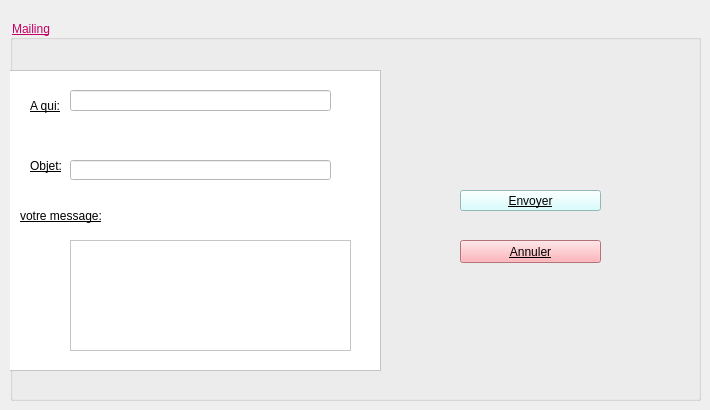
    <widget class="QWidget" name="page_3">
     <widget class="QGroupBox" name="groupBox_4">
      <property name="geometry">
       <rect>
        <x>10</x>
        <y>20</y>
        <width>691</width>
        <height>381</height>
       </rect>
      </property>
      <property name="styleSheet">
       <string notr="true">font: 75 26pt &quot;MS Shell Dlg 2&quot;;
text-decoration: underline;
color: rgb(198, 0, 99);</string>
      </property>
      <property name="title">
       <string>Mailing</string>
      </property>
      <widget class="QPushButton" name="pushButton_send">
       <property name="geometry">
        <rect>
         <x>450</x>
         <y>170</y>
         <width>141</width>
         <height>21</height>
        </rect>
       </property>
       <property name="styleSheet">
        <string notr="true">font: 75 9pt &quot;MS Shell Dlg 2&quot;;
color: rgb(0, 0, 0);
background-color: rgb(206, 255, 255);</string>
       </property>
       <property name="text">
        <string>Envoyer</string>
       </property>
      </widget>
      <widget class="QPushButton" name="pushButton_anmailbt">
       <property name="geometry">
        <rect>
         <x>450</x>
         <y>220</y>
         <width>141</width>
         <height>23</height>
        </rect>
       </property>
       <property name="styleSheet">
        <string notr="true">font: 75 9pt &quot;MS Shell Dlg 2&quot;;
color: rgb(0, 0, 0);
background-color: rgb(255, 158, 165);</string>
       </property>
       <property name="text">
        <string>Annuler</string>
       </property>
      </widget>
      <widget class="QFrame" name="frame">
       <property name="geometry">
        <rect>
         <x>-10</x>
         <y>50</y>
         <width>381</width>
         <height>301</height>
        </rect>
       </property>
       <property name="styleSheet">
        <string notr="true">background-color: rgb(255, 255, 255);</string>
       </property>
       <property name="frameShape">
        <enum>QFrame::StyledPanel</enum>
       </property>
       <property name="frameShadow">
        <enum>QFrame::Raised</enum>
       </property>
       <widget class="QLineEdit" name="linEdit_from">
        <property name="geometry">
         <rect>
          <x>70</x>
          <y>20</y>
          <width>261</width>
          <height>21</height>
         </rect>
        </property>
        <property name="styleSheet">
         <string notr="true">background-color: rgb(255, 255, 255);
color: rgb(0, 0, 0);
font: 8pt &quot;MS Shell Dlg 2&quot;;</string>
        </property>
       </widget>
       <widget class="QLabel" name="label_aquimb">
        <property name="geometry">
         <rect>
          <x>30</x>
          <y>20</y>
          <width>31</width>
          <height>31</height>
         </rect>
        </property>
        <property name="styleSheet">
         <string notr="true">font: 75 8pt &quot;MS Shell Dlg 2&quot;;
color: rgb(0, 0, 0);
border-color: rgb(0, 0, 0);
background-color: rgb(255, 255, 255);</string>
        </property>
        <property name="text">
         <string>A qui:</string>
        </property>
       </widget>
       <widget class="QLabel" name="label_objmb">
        <property name="geometry">
         <rect>
          <x>30</x>
          <y>80</y>
          <width>31</width>
          <height>31</height>
         </rect>
        </property>
        <property name="styleSheet">
         <string notr="true">font: 75 8pt &quot;MS Shell Dlg 2&quot;;
color: rgb(0, 0, 0);
border-color: rgb(0, 0, 0);
background-color: rgb(255, 255, 255);</string>
        </property>
        <property name="text">
         <string>Objet:</string>
        </property>
       </widget>
       <widget class="QTextEdit" name="textEdit_msg">
        <property name="geometry">
         <rect>
          <x>70</x>
          <y>170</y>
          <width>281</width>
          <height>111</height>
         </rect>
        </property>
        <property name="styleSheet">
         <string notr="true">color: rgb(0, 0, 0);
font: 8pt &quot;MS Shell Dlg 2&quot;;
background-color: rgb(255, 255, 255);</string>
        </property>
       </widget>
       <widget class="QLabel" name="label_msgmb">
        <property name="geometry">
         <rect>
          <x>20</x>
          <y>130</y>
          <width>81</width>
          <height>31</height>
         </rect>
        </property>
        <property name="styleSheet">
         <string notr="true">font: 75 8pt &quot;MS Shell Dlg 2&quot;;
color: rgb(0, 0, 0);
border-color: rgb(0, 0, 0);
background-color: rgb(255, 255, 255);</string>
        </property>
        <property name="text">
         <string>votre message:</string>
        </property>
       </widget>
       <widget class="QLineEdit" name="lineEdit_obj">
        <property name="geometry">
         <rect>
          <x>70</x>
          <y>90</y>
          <width>261</width>
          <height>20</height>
         </rect>
        </property>
        <property name="styleSheet">
         <string notr="true">color: rgb(0, 0, 0);
font: 8pt &quot;MS Shell Dlg 2&quot;;</string>
        </property>
       </widget>
      </widget>
     </widget>
    </widget>
